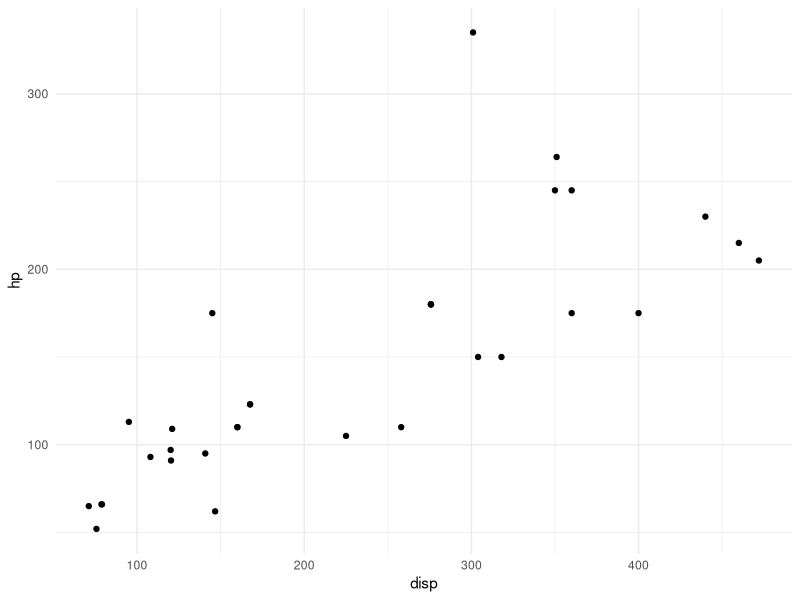

Here is the R script that generated this plot:
## ---- chunk 1
library(ggplot2)

data <- mtcars
names(data)

# create plot
p <- ggplot(data, aes(x=disp, y=hp)) +
  geom_point()

# add a theme
p <- p + theme_minimal()

# display plot
p

